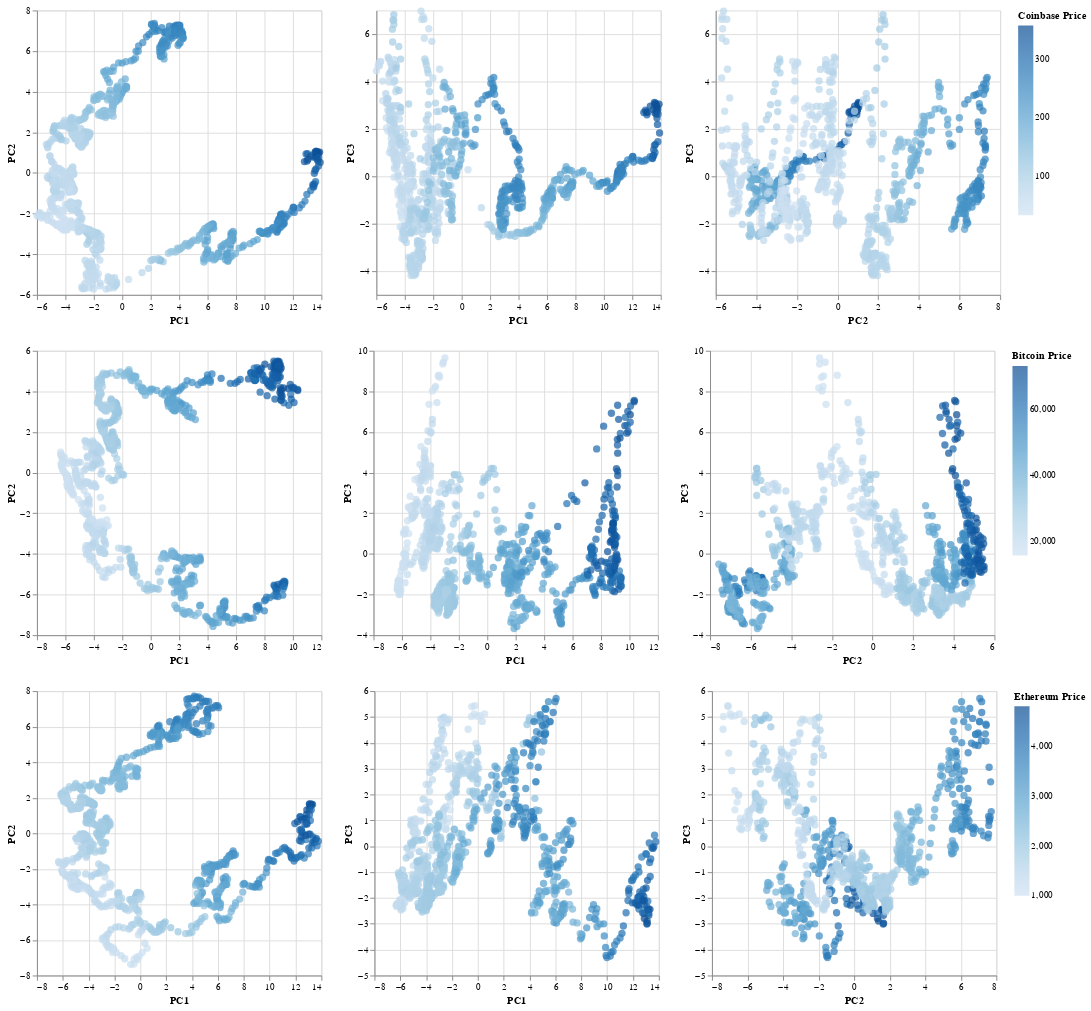

The cell this chart's notebook holds for it:
### Code cell
# Concat vertically with separate color scales
alt.vconcat(coinbase_pca_chart, bitcoin_pca_chart, ethereum_pca_chart).resolve_scale(color="independent")

### Figure 1 — Vega-Lite specification as saved in the notebook (floating-point values rounded to 4 significant figures; data arrays with more than 128 entries replaced by an {"elided": "..."} marker saying what was removed)
{"config": {"view": {"continuousWidth": 300, "continuousHeight": 300}}, "vconcat": [{"hconcat": [{"mark": {"type": "circle", "size": 60}, "encoding": {"color": {"field": "coinbase_price", "title": "Coinbase Price", "type": "quantitative"}, "tooltip": [{"field": "coinbase_price", "type": "quantitative"}], "x": {"field": "PC1", "type": "quantitative"}, "y": {"field": "PC2", "type": "quantitative"}}}, {"mark": {"type": "circle", "size": 60}, "encoding": {"color": {"field": "coinbase_price", "type": "quantitative"}, "tooltip": [{"field": "coinbase_price", "type": "quantitative"}], "x": {"field": "PC1", "type": "quantitative"}, "y": {"field": "PC3", "type": "quantitative"}}}, {"mark": {"type": "circle", "size": 60}, "encoding": {"color": {"field": "coinbase_price", "type": "quantitative"}, "tooltip": [{"field": "coinbase_price", "type": "quantitative"}], "x": {"field": "PC2", "type": "quantitative"}, "y": {"field": "PC3", "type": "quantitative"}}}], "data": {"name": "data-71fb1e554dbef7e77deb1d85824026ff"}}, {"hconcat": [{"mark": {"type": "circle", "size": 60}, "encoding": {"color": {"field": "bitcoin_price", "title": "Bitcoin Price", "type": "quantitative"}, "tooltip": [{"field": "bitcoin_price", "type": "quantitative"}], "x": {"field": "PC1", "type": "quantitative"}, "y": {"field": "PC2", "type": "quantitative"}}}, {"mark": {"type": "circle", "size": 60}, "encoding": {"color": {"field": "bitcoin_price", "type": "quantitative"}, "tooltip": [{"field": "bitcoin_price", "type": "quantitative"}], "x": {"field": "PC1", "type": "quantitative"}, "y": {"field": "PC3", "type": "quantitative"}}}, {"mark": {"type": "circle", "size": 60}, "encoding": {"color": {"field": "bitcoin_price", "type": "quantitative"}, "tooltip": [{"field": "bitcoin_price", "type": "quantitative"}], "x": {"field": "PC2", "type": "quantitative"}, "y": {"field": "PC3", "type": "quantitative"}}}], "data": {"name": "data-af097d76e0b2f621032700370be671c2"}}, {"hconcat": [{"mark": {"type": "circle", "size": 60}, "encoding": {"color": {"field": "ethereum_price", "title": "Ethereum Price", "type": "quantitative"}, "tooltip": [{"field": "ethereum_price", "type": "quantitative"}], "x": {"field": "PC1", "type": "quantitative"}, "y": {"field": "PC2", "type": "quantitative"}}}, {"mark": {"type": "circle", "size": 60}, "encoding": {"color": {"field": "ethereum_price", "type": "quantitative"}, "tooltip": [{"field": "ethereum_price", "type": "quantitative"}], "x": {"field": "PC1", "type": "quantitative"}, "y": {"field": "PC3", "type": "quantitative"}}}, {"mark": {"type": "circle", "size": 60}, "encoding": {"color": {"field": "ethereum_price", "type": "quantitative"}, "tooltip": [{"field": "ethereum_price", "type": "quantitative"}], "x": {"field": "PC2", "type": "quantitative"}, "y": {"field": "PC3", "type": "quantitative"}}}], "data": {"name": "data-3783b1d6ca0a60a3ada984976f099fe9"}}], "resolve": {"scale": {"color": "independent"}}, "$schema": "https://vega.github.io/schema/vega-lite/v5.17.0.json", "datasets": {"data-71fb1e554dbef7e77deb1d85824026ff": {"elided": "968 records"}, "data-af097d76e0b2f621032700370be671c2": {"elided": "968 records"}, "data-3783b1d6ca0a60a3ada984976f099fe9": {"elided": "968 records"}}}
